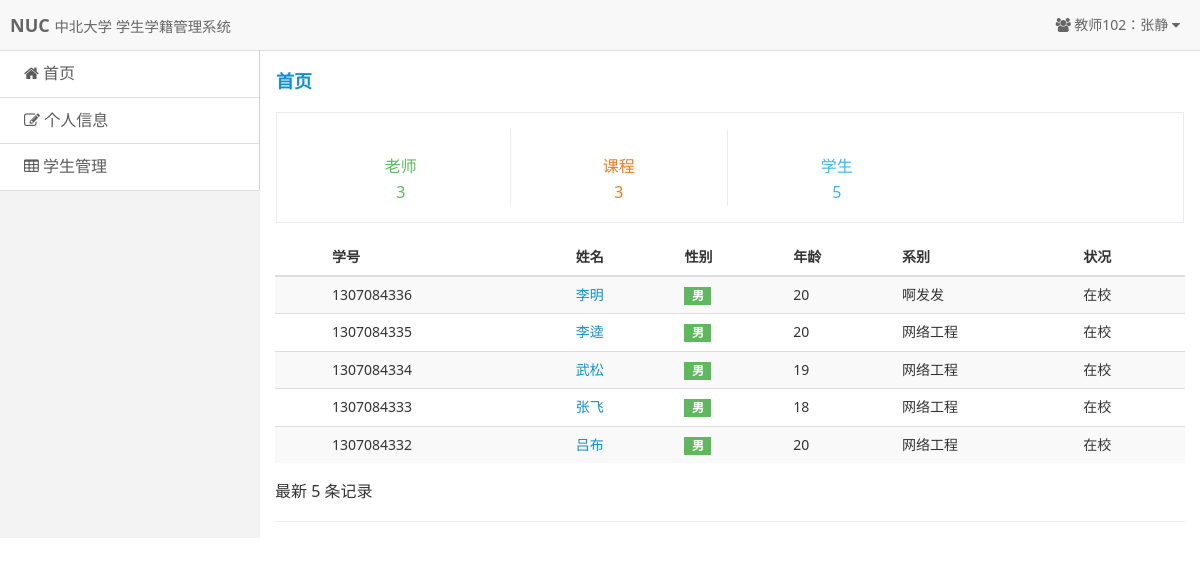
/ (signed in), run on the app's committed database.
### tables this page shows
CREATE TABLE `teacher` (
  `id` int(11) NOT NULL AUTO_INCREMENT,
  `tno` varchar(20) NOT NULL,
  `tname` varchar(20) NOT NULL,
  `tsex` varchar(20) NOT NULL,
  `password` varchar(100) NOT NULL,
  PRIMARY KEY (`id`)
);

CREATE TABLE `student` (
  `id` int(11) NOT NULL AUTO_INCREMENT,
  `sno` varchar(20) NOT NULL,
  `sname` varchar(20) NOT NULL,
  `ssex` varchar(20) NOT NULL,
  `sage` smallint(6) NOT NULL,
  `sdept` varchar(20) NOT NULL,
  `password` varchar(100) NOT NULL,
  `status` varchar(20) NOT NULL DEFAULT '在校',
  PRIMARY KEY (`id`)
);

### index.php (called while the page is built, shortened)
<?php
$file = addslashes ( $_GET ['r'] );
$action = $file == '' ? 'index' : $file;
include ('pages/admin-' . $action . '.php');

### inc/checklogin.php (called while the page is built, shortened)
<?php
$user = $_COOKIE ['user'];
$user_type = $_COOKIE ['user_type'];
if ($user == "") {
	header ( "Location: ?r=login" );
	exit ();
} else {
	switch ($user_type) {
		case 0 :
			$query = "SELECT * FROM teacher WHERE tno='$user'";
			$result = mysql_query ( $query ) or die ( 'SQL语句有误：' . mysql_error () );
			$users = mysql_fetch_array ( $result );
			$username = "教师{$users ['tno']}：" . $users ['tname'];
			break;
	}
}

### pages/admin-index.php (the view, shortened to what this page needs)
<?php
require 'inc/checklogin.php';
$query = "SELECT * FROM student ORDER BY id DESC LIMIT 15";
$result = mysql_query ( $query ) or die ( 'SQL语句有误：' . mysql_error () );
?>
<!doctype html>
<html class="no-js">
<head>
<link rel="stylesheet" href="assets/css/amazeui.min.css" />
<link rel="stylesheet" href="assets/css/admin.css">
</head>
<body>
	<header class="am-topbar admin-header">
		<?php require 'template/header.php';?>
	</header>
	<div class="am-cf admin-main">
		<?php require 'template/sidebar.php';?>
		<div class="admin-content">
			<div class="am-cf am-padding">
				<div class="am-fl am-cf">
					<strong class="am-text-primary am-text-lg">首页</strong>
				</div>
			</div>
			<ul
				class="am-avg-sm-1 am-avg-md-4 am-margin am-padding am-text-center admin-content-list ">
				<?php
				$result_t = mysql_query("SELECT tno FROM teacher");
				?>
				<li><a href="" class="am-text-success"><span></span><br />老师<br /><?php echo mysql_num_rows($result_t)?></a></li>
				<li><a href="" class="am-text-warning"><span></span><br />课程<br /><?php echo mysql_num_rows($result_t)?></a></li>
				<li><a href="?r=stus" class="am-text-secondary"><span></span><br />学生<br /><?php echo mysql_num_rows ( $result )?></a></li>
			</ul>
			<div class="am-g">
				<div class="am-u-sm-12">
					<div class="am-form">
						<table class="am-table am-table-striped am-table-hover table-main">
							<thead>
								<tr>
									<th class="table-id"></th>
									<th>学号</th>
									<th>姓名</th>
									<th>性别</th>
									<th>年龄</th>
									<th>系别</th>
									<th>状况</th>
								</tr>
							</thead>
							<tbody>
							<?php
							while ( $stus = mysql_fetch_array ( $result ) ) {
								?>
								<tr>
									<td></td>
									<td><?php echo $stus['sno']?></td>
									<td><a href="#"><?php echo $stus['sname']?></a></td>
									<td><span class="am-badge am-badge-success"><?php echo $stus['ssex']?></span></td>
									<td><?php echo $stus['sage']?></td>
									<td><?php echo $stus['sdept']?></td>
									<td><?php echo $stus['status']?></td>
								</tr>
								<?php }?>
							</tbody>
						</table>
						<div class="am-cf">
							<?php echo "最新 ".mysql_num_rows($result)." 条记录"?>
						</div>
						<hr />
					</div>
				</div>
			</div>
		</div>
	</div>
</body>
</html>

### template/header.php (shortened to what this page needs)
<div class="am-topbar-brand">
	<strong>NUC</strong> <small>中北大学 学生学籍管理系统</small>
</div>
<div class="am-collapse am-topbar-collapse" id="topbar-collapse">
	<ul
		class="am-nav am-nav-pills am-topbar-nav am-topbar-right admin-header-list">
		<li class="am-dropdown" data-am-dropdown><a class="am-dropdown-toggle"
			data-am-dropdown-toggle href="javascript:;"> <span
				class="am-icon-users"></span> <?php echo $username?> <span
				class="am-icon-caret-down"></span>
		</a>
			</li>
	</ul>
</div>

### assets/css/admin.css (style rules this page uses)
ul { margin-top: 0; }
.admin-header { font-size: 1.4rem; margin-bottom: 0; }
.admin-main { background: #f3f3f3; }
.admin-content { width: auto; overflow: hidden; height: 100%; background: #fff; }
.admin-content-list { border: 1px solid #e9ecf1; margin-top: 0; }
.admin-content-list li { border: 1px solid #e9ecf1; border-width: 0 1px; margin-left: -1px; }
.admin-content-list li:first-child { border-left: none; }
.admin-content-list li:last-child { border-right: none; }
.table-main { font-size: 1.4rem; padding: .5rem; }
.table-id { width: 50px; }

### data on the page
teacher: username "教师102：张静"
student: sno "1307084336", sname "李明", ssex "男", sage "20", sdept "啊发发", status "在校"
student: sno "1307084335", sname "李逵", ssex "男", sage "20", sdept "网络工程", status "在校"
student: sno "1307084334", sname "武松", ssex "男", sage "19", sdept "网络工程", status "在校"
student: sno "1307084333", sname "张飞", ssex "男", sage "18", sdept "网络工程", status "在校"
student: sno "1307084332", sname "吕布", ssex "男", sage "20", sdept "网络工程", status "在校"

### other printed values
$guanli "管理"
mysql_num_rows($result_t) "3"
mysql_num_rows ( $result ) "5"
mysql_num_rows($result) "5"
